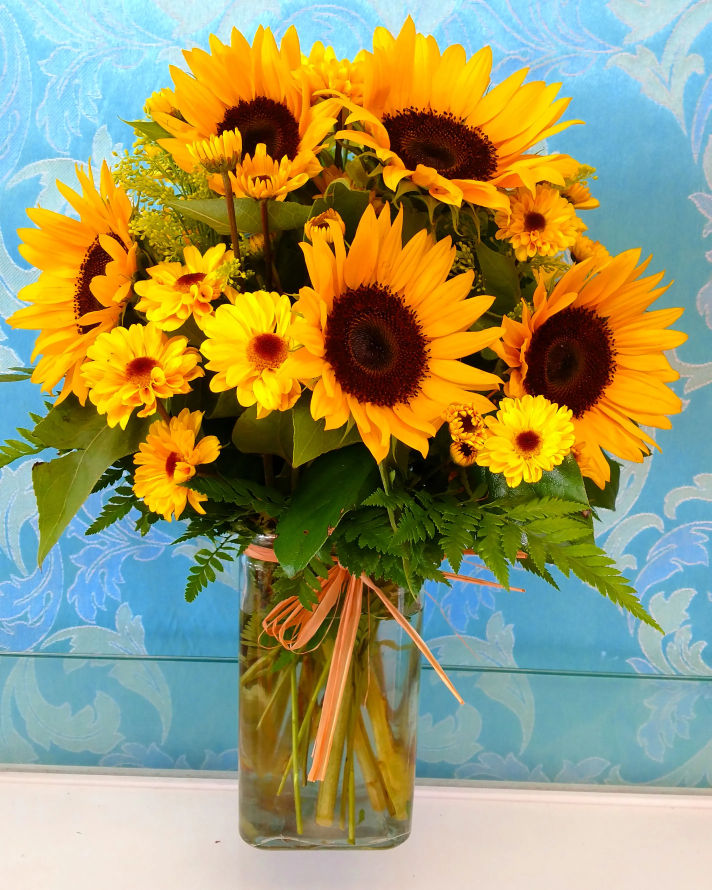
#> input picture pixel/flowers.jpg, 2845 x 3557 px (shown at 1/4 size)
$ python pixel_demo.py
#> lines starting #> are read from the running program, lines starting #| are printed output that depends on the picture
import cv2
import matplotlib.pyplot as plt

def pixelate_image(image_path, x_pixels, y_pixels, output_path):
    # Load the image using OpenCV
#> called with image_path = 'flowers.jpg', x_pixels = 19, y_pixels = 19, output_path = 'flowers2.jpg'
    image = cv2.imread(image_path)
#> image is the input picture: shape (3557, 2845, 3); mean B, G, R 103.7, 150.8, 154.8

    # Get the dimensions of the image
    height, width, _ = image.shape
#> height = 3557; width = 2845

    # Resize the image to the desired pixel size
    image2 = cv2.resize(image, (x_pixels, y_pixels), interpolation=cv2.INTER_LINEAR)

    # Resize the image back to its original size
    pixelated_image = cv2.resize(image2, (width, height), interpolation=cv2.INTER_NEAREST)
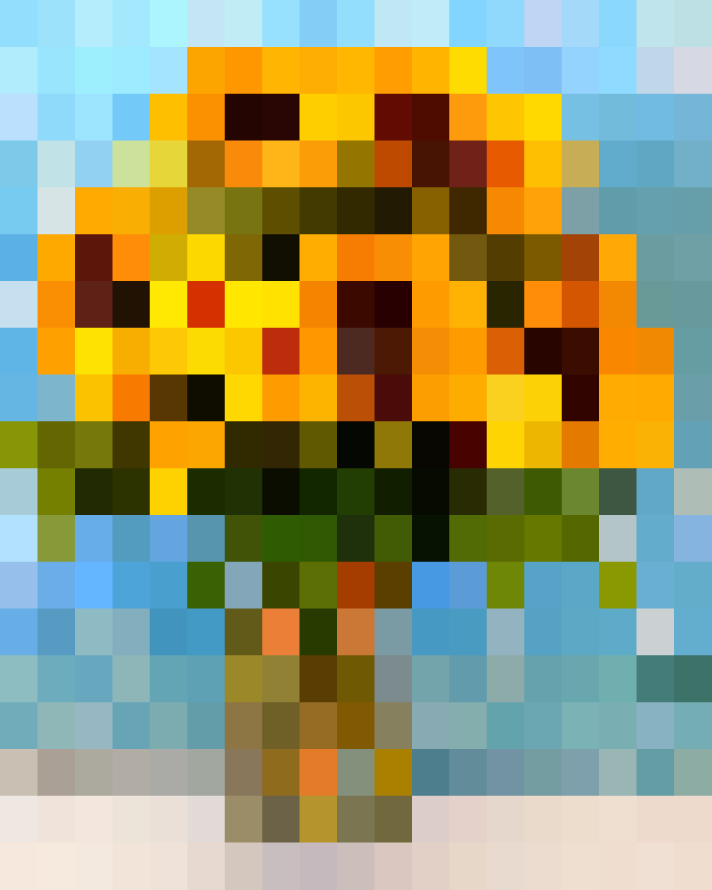
#> pixelated_image: shape (3557, 2845, 3) (shown at 1/4 size); mean of channels 0, 1, 2 105.9, 151, 153; drawn as B, G, R

    # Save the pixelated image to a file
    cv2.imwrite(output_path, pixelated_image)

    # Display both images side by side using Matplotlib
    fig, axs = plt.subplots(1, 2, figsize=(10, 5))
    axs[0].imshow(cv2.cvtColor(image, cv2.COLOR_BGR2RGB))
    axs[0].set_title('Original Image')
    axs[0].axis('off')
    axs[1].imshow(cv2.cvtColor(pixelated_image, cv2.COLOR_BGR2RGB))
    axs[1].set_title('Pixelated Image')
    axs[1].axis('off')
    plt.show()
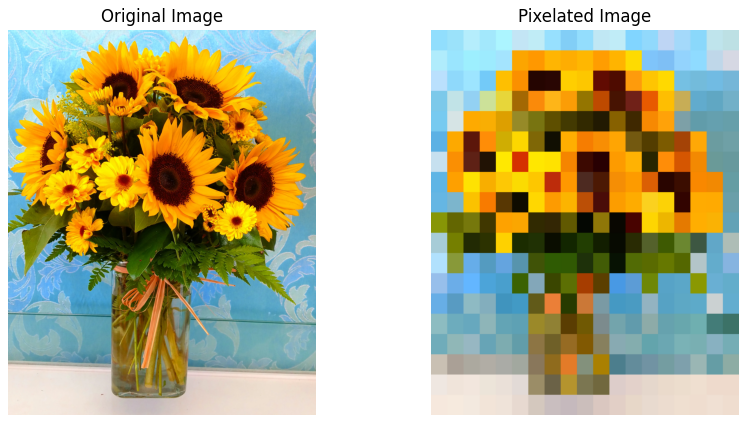
#> figure drawn by matplotlib, 2 panels

    return pixelated_image

pixelated_image = pixelate_image('flowers.jpg', 19, 19, 'flowers2.jpg')
